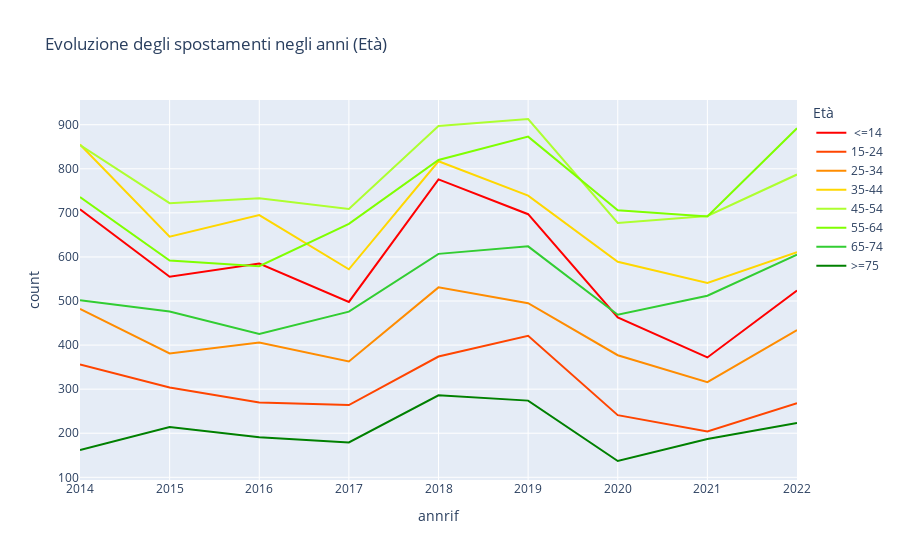

Source (notebook cell):
### Code cell
# LINECHART
# Evoluzione degli spostamenti negli anni (età)

# TODO: Cambiare Nomi delle variabili
conteggio = data.groupby(['annrif', 'Età']).size().reset_index(name='count')

# Colori che vanno dal rosso (<= 14 yo) al verde (>= 75 yo)
colori = ['#FF0000', '#FF4500', '#FF8C00', '#FFD700', '#ADFF2F', '#7FFF00', '#32CD32', '#008000']

fig = px.line(conteggio,x='annrif', y='count' , color="Età",
              title='Evoluzione degli spostamenti negli anni (Età)',
              color_discrete_sequence=colori)
fig.show()

### Figure 1 — Plotly figure (JSON) as saved in the notebook; plotly's stock layout.template omitted (floating-point values rounded to 4 significant figures)
{"data": [{"hovertemplate": "Età= <=14<br>annrif=%{x}<br>count=%{y}<extra></extra>", "legendgroup": " <=14", "line": {"color": "#FF0000", "dash": "solid"}, "marker": {"symbol": "circle"}, "mode": "lines", "name": " <=14", "orientation": "v", "showlegend": true, "type": "scatter", "x": [2014, 2015, 2016, 2017, 2018, 2019, 2020, 2021, 2022], "xaxis": "x", "y": [708, 555, 585, 498, 776, 697, 463, 372, 524], "yaxis": "y"}, {"hovertemplate": "Età=15-24<br>annrif=%{x}<br>count=%{y}<extra></extra>", "legendgroup": "15-24", "line": {"color": "#FF4500", "dash": "solid"}, "marker": {"symbol": "circle"}, "mode": "lines", "name": "15-24", "orientation": "v", "showlegend": true, "type": "scatter", "x": [2014, 2015, 2016, 2017, 2018, 2019, 2020, 2021, 2022], "xaxis": "x", "y": [356, 304, 270, 264, 374, 421, 241, 204, 268], "yaxis": "y"}, {"hovertemplate": "Età=25-34<br>annrif=%{x}<br>count=%{y}<extra></extra>", "legendgroup": "25-34", "line": {"color": "#FF8C00", "dash": "solid"}, "marker": {"symbol": "circle"}, "mode": "lines", "name": "25-34", "orientation": "v", "showlegend": true, "type": "scatter", "x": [2014, 2015, 2016, 2017, 2018, 2019, 2020, 2021, 2022], "xaxis": "x", "y": [482, 381, 406, 363, 531, 495, 377, 316, 434], "yaxis": "y"}, {"hovertemplate": "Età=35-44<br>annrif=%{x}<br>count=%{y}<extra></extra>", "legendgroup": "35-44", "line": {"color": "#FFD700", "dash": "solid"}, "marker": {"symbol": "circle"}, "mode": "lines", "name": "35-44", "orientation": "v", "showlegend": true, "type": "scatter", "x": [2014, 2015, 2016, 2017, 2018, 2019, 2020, 2021, 2022], "xaxis": "x", "y": [855, 646, 695, 572, 817, 739, 589, 541, 611], "yaxis": "y"}, {"hovertemplate": "Età=45-54<br>annrif=%{x}<br>count=%{y}<extra></extra>", "legendgroup": "45-54", "line": {"color": "#ADFF2F", "dash": "solid"}, "marker": {"symbol": "circle"}, "mode": "lines", "name": "45-54", "orientation": "v", "showlegend": true, "type": "scatter", "x": [2014, 2015, 2016, 2017, 2018, 2019, 2020, 2021, 2022], "xaxis": "x", "y": [854, 722, 733, 709, 897, 913, 677, 693, 787], "yaxis": "y"}, {"hovertemplate": "Età=55-64<br>annrif=%{x}<br>count=%{y}<extra></extra>", "legendgroup": "55-64", "line": {"color": "#7FFF00", "dash": "solid"}, "marker": {"symbol": "circle"}, "mode": "lines", "name": "55-64", "orientation": "v", "showlegend": true, "type": "scatter", "x": [2014, 2015, 2016, 2017, 2018, 2019, 2020, 2021, 2022], "xaxis": "x", "y": [736, 592, 579, 675, 820, 873, 706, 692, 892], "yaxis": "y"}, {"hovertemplate": "Età=65-74<br>annrif=%{x}<br>count=%{y}<extra></extra>", "legendgroup": "65-74", "line": {"color": "#32CD32", "dash": "solid"}, "marker": {"symbol": "circle"}, "mode": "lines", "name": "65-74", "orientation": "v", "showlegend": true, "type": "scatter", "x": [2014, 2015, 2016, 2017, 2018, 2019, 2020, 2021, 2022], "xaxis": "x", "y": [502, 476, 425, 476, 607, 624, 469, 512, 605], "yaxis": "y"}, {"hovertemplate": "Età=>=75<br>annrif=%{x}<br>count=%{y}<extra></extra>", "legendgroup": ">=75", "line": {"color": "#008000", "dash": "solid"}, "marker": {"symbol": "circle"}, "mode": "lines", "name": ">=75", "orientation": "v", "showlegend": true, "type": "scatter", "x": [2014, 2015, 2016, 2017, 2018, 2019, 2020, 2021, 2022], "xaxis": "x", "y": [162, 214, 191, 179, 286, 274, 137, 187, 223], "yaxis": "y"}], "layout": {"legend": {"title": {"text": "Età"}, "tracegroupgap": 0}, "title": {"text": "Evoluzione degli spostamenti negli anni (Età)"}, "xaxis": {"anchor": "y", "domain": [0, 1], "title": {"text": "annrif"}}, "yaxis": {"anchor": "x", "domain": [0, 1], "title": {"text": "count"}}}}
